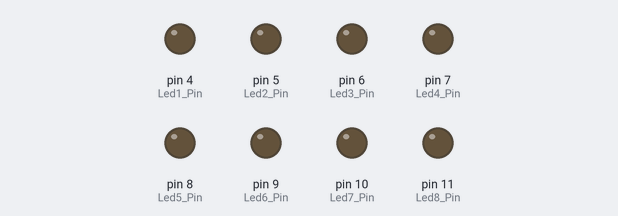
The sketch below on a simulated Arduino Uno, built with avr-gcc and run on an emulated ATmega328P. Parts: output pins drawn as LEDs (lit = HIGH).

Above: at 0.5 s.
At 2.5 s:
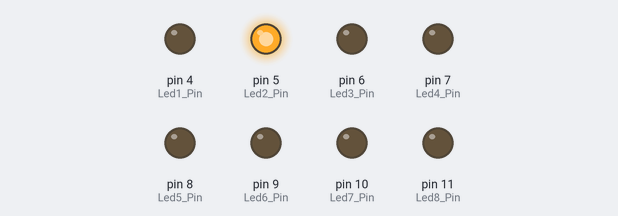
At 3.5 s:
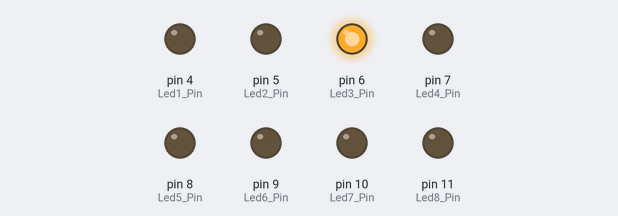
At 5.5 s:
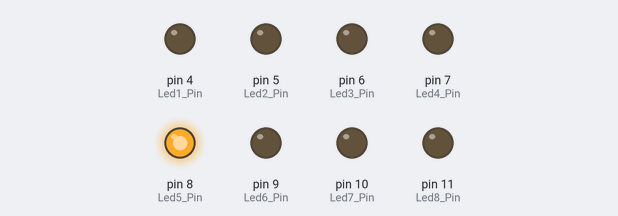
At 7.5 s:
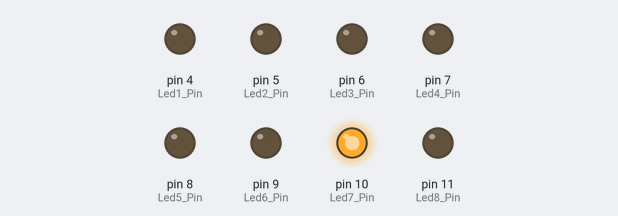
At 10.5 s:
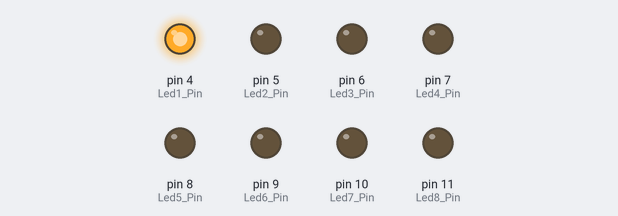
Timing chart, 0 to 11.7 s (numbered marks = the images above):
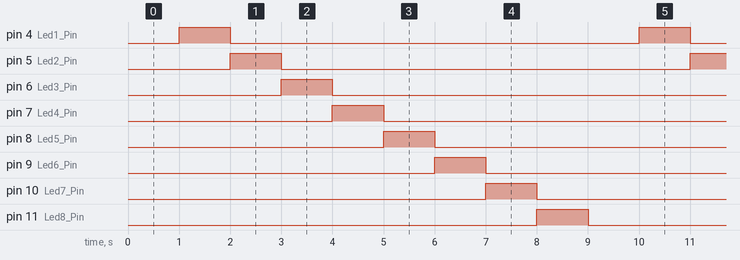

Measured:
- by itself, pin 4 (Led1_Pin), pin 5 (Led2_Pin), pin 6 (Led3_Pin), pin 7 (Led4_Pin), pin 8 (Led5_Pin), pin 9 (Led6_Pin), pin 10 (Led7_Pin), pin 11 (Led8_Pin): alternates HIGH for 1.0 s and LOW for 8.0 s
- by itself, everything shown: repeats every 9.0 s, in 9 steps

The sketch:

Water_light.ino
```cpp
#define Led1_Pin 4
#define Led2_Pin 5
#define Led3_Pin 6
#define Led4_Pin 7
#define Led5_Pin 8
#define Led6_Pin 9
#define Led7_Pin 10
#define Led8_Pin 11

// the setup function runs once when you press reset or power the board
void setup() {
  // initialize digital pin Blink_Led_Pin as an output.
  pinMode(Led1_Pin, OUTPUT);    //定義Blink_Led_Pin為輸出腳位
  pinMode(Led2_Pin, OUTPUT);    //定義Blink_Led_Pin為輸出腳位
  pinMode(Led3_Pin, OUTPUT);    //定義Blink_Led_Pin為輸出腳位
  pinMode(Led4_Pin, OUTPUT);    //定義Blink_Led_Pin為輸出腳位
  pinMode(Led5_Pin, OUTPUT);    //定義Blink_Led_Pin為輸出腳位
  pinMode(Led6_Pin, OUTPUT);    //定義Blink_Led_Pin為輸出腳位
  pinMode(Led7_Pin, OUTPUT);    //定義Blink_Led_Pin為輸出腳位
  pinMode(Led8_Pin, OUTPUT);    //定義Blink_Led_Pin為輸出腳位
  digitalWrite(Led1_Pin, LOW);    // 將腳位Blink_Led_Pin設定為低電位  turn the LED off by making the voltage LOW
  digitalWrite(Led2_Pin, LOW);    // 將腳位Blink_Led_Pin設定為低電位  turn the LED off by making the voltage LOW
  digitalWrite(Led3_Pin, LOW);    // 將腳位Blink_Led_Pin設定為低電位  turn the LED off by making the voltage LOW
  digitalWrite(Led4_Pin, LOW);    // 將腳位Blink_Led_Pin設定為低電位  turn the LED off by making the voltage LOW
  digitalWrite(Led5_Pin, LOW);    // 將腳位Blink_Led_Pin設定為低電位  turn the LED off by making the voltage LOW
  digitalWrite(Led6_Pin, LOW);    // 將腳位Blink_Led_Pin設定為低電位  turn the LED off by making the voltage LOW
  digitalWrite(Led7_Pin, LOW);    // 將腳位Blink_Led_Pin設定為低電位  turn the LED off by making the voltage LOW
  digitalWrite(Led8_Pin, LOW);    // 將腳位Blink_Led_Pin設定為低電位  turn the LED off by making the voltage LOW

}

// the loop function runs over and over again forever
void loop() {
  // Step 0
  digitalWrite(Led1_Pin, LOW);    // 將腳位Blink_Led_Pin設定為低電位  turn the LED off by making the voltage LOW
  digitalWrite(Led2_Pin, LOW);    // 將腳位Blink_Led_Pin設定為低電位  turn the LED off by making the voltage LOW
  digitalWrite(Led3_Pin, LOW);    // 將腳位Blink_Led_Pin設定為低電位  turn the LED off by making the voltage LOW
  digitalWrite(Led4_Pin, LOW);    // 將腳位Blink_Led_Pin設定為低電位  turn the LED off by making the voltage LOW
  digitalWrite(Led5_Pin, LOW);    // 將腳位Blink_Led_Pin設定為低電位  turn the LED off by making the voltage LOW
  digitalWrite(Led6_Pin, LOW);    // 將腳位Blink_Led_Pin設定為低電位  turn the LED off by making the voltage LOW
  digitalWrite(Led7_Pin, LOW);    // 將腳位Blink_Led_Pin設定為低電位  turn the LED off by making the voltage LOW
  digitalWrite(Led8_Pin, LOW);    // 將腳位Blink_Led_Pin設定為低電位  turn the LED off by making the voltage LOW
  delay(1000);              //休息1秒 wait for a second
  // Step 1
  digitalWrite(Led1_Pin, HIGH);    // 將腳位Blink_Led_Pin設定為低電位  turn the LED off by making the voltage LOW
  digitalWrite(Led2_Pin, LOW);    // 將腳位Blink_Led_Pin設定為低電位  turn the LED off by making the voltage LOW
  digitalWrite(Led3_Pin, LOW);    // 將腳位Blink_Led_Pin設定為低電位  turn the LED off by making the voltage LOW
  digitalWrite(Led4_Pin, LOW);    // 將腳位Blink_Led_Pin設定為低電位  turn the LED off by making the voltage LOW
  digitalWrite(Led5_Pin, LOW);    // 將腳位Blink_Led_Pin設定為低電位  turn the LED off by making the voltage LOW
  digitalWrite(Led6_Pin, LOW);    // 將腳位Blink_Led_Pin設定為低電位  turn the LED off by making the voltage LOW
  digitalWrite(Led7_Pin, LOW);    // 將腳位Blink_Led_Pin設定為低電位  turn the LED off by making the voltage LOW
  digitalWrite(Led8_Pin, LOW);    // 將腳位Blink_Led_Pin設定為低電位  turn the LED off by making the voltage LOW
  delay(1000);              //休息1秒 wait for a second
    // Step 2
  digitalWrite(Led1_Pin, LOW);    // 將腳位Blink_Led_Pin設定為低電位  turn the LED off by making the voltage LOW
  digitalWrite(Led2_Pin, HIGH);    // 將腳位Blink_Led_Pin設定為低電位  turn the LED off by making the voltage LOW
  digitalWrite(Led3_Pin, LOW);    // 將腳位Blink_Led_Pin設定為低電位  turn the LED off by making the voltage LOW
  digitalWrite(Led4_Pin, LOW);    // 將腳位Blink_Led_Pin設定為低電位  turn the LED off by making the voltage LOW
  digitalWrite(Led5_Pin, LOW);    // 將腳位Blink_Led_Pin設定為低電位  turn the LED off by making the voltage LOW
  digitalWrite(Led6_Pin, LOW);    // 將腳位Blink_Led_Pin設定為低電位  turn the LED off by making the voltage LOW
  digitalWrite(Led7_Pin, LOW);    // 將腳位Blink_Led_Pin設定為低電位  turn the LED off by making the voltage LOW
  digitalWrite(Led8_Pin, LOW);    // 將腳位Blink_Led_Pin設定為低電位  turn the LED off by making the voltage LOW
  delay(1000);              //休息1秒 wait for a second
    // Step 3
  digitalWrite(Led1_Pin, LOW);    // 將腳位Blink_Led_Pin設定為低電位  turn the LED off by making the voltage LOW
  digitalWrite(Led2_Pin, LOW);    // 將腳位Blink_Led_Pin設定為低電位  turn the LED off by making the voltage LOW
  digitalWrite(Led3_Pin, HIGH);    // 將腳位Blink_Led_Pin設定為低電位  turn the LED off by making the voltage LOW
  digitalWrite(Led4_Pin, LOW);    // 將腳位Blink_Led_Pin設定為低電位  turn the LED off by making the voltage LOW
  digitalWrite(Led5_Pin, LOW);    // 將腳位Blink_Led_Pin設定為低電位  turn the LED off by making the voltage LOW
  digitalWrite(Led6_Pin, LOW);    // 將腳位Blink_Led_Pin設定為低電位  turn the LED off by making the voltage LOW
  digitalWrite(Led7_Pin, LOW);    // 將腳位Blink_Led_Pin設定為低電位  turn the LED off by making the voltage LOW
  digitalWrite(Led8_Pin, LOW);    // 將腳位Blink_Led_Pin設定為低電位  turn the LED off by making the voltage LOW
  delay(1000);              //休息1秒 wait for a second
      // Step 4
  digitalWrite(Led1_Pin, LOW);    // 將腳位Blink_Led_Pin設定為低電位  turn the LED off by making the voltage LOW
  digitalWrite(Led2_Pin, LOW);    // 將腳位Blink_Led_Pin設定為低電位  turn the LED off by making the voltage LOW
  digitalWrite(Led3_Pin, LOW);    // 將腳位Blink_Led_Pin設定為低電位  turn the LED off by making the voltage LOW
  digitalWrite(Led4_Pin, HIGH);    // 將腳位Blink_Led_Pin設定為低電位  turn the LED off by making the voltage LOW
  digitalWrite(Led5_Pin, LOW);    // 將腳位Blink_Led_Pin設定為低電位  turn the LED off by making the voltage LOW
  digitalWrite(Led6_Pin, LOW);    // 將腳位Blink_Led_Pin設定為低電位  turn the LED off by making the voltage LOW
  digitalWrite(Led7_Pin, LOW);    // 將腳位Blink_Led_Pin設定為低電位  turn the LED off by making the voltage LOW
  digitalWrite(Led8_Pin, LOW);    // 將腳位Blink_Led_Pin設定為低電位  turn the LED off by making the voltage LOW
  delay(1000);              //休息1秒 wait for a second
    // Step 5
  digitalWrite(Led1_Pin, LOW);    // 將腳位Blink_Led_Pin設定為低電位  turn the LED off by making the voltage LOW
  digitalWrite(Led2_Pin, LOW);    // 將腳位Blink_Led_Pin設定為低電位  turn the LED off by making the voltage LOW
  digitalWrite(Led3_Pin, LOW);    // 將腳位Blink_Led_Pin設定為低電位  turn the LED off by making the voltage LOW
  digitalWrite(Led4_Pin, LOW);    // 將腳位Blink_Led_Pin設定為低電位  turn the LED off by making the voltage LOW
  digitalWrite(Led5_Pin, HIGH);    // 將腳位Blink_Led_Pin設定為低電位  turn the LED off by making the voltage LOW
  digitalWrite(Led6_Pin, LOW);    // 將腳位Blink_Led_Pin設定為低電位  turn the LED off by making the voltage LOW
  digitalWrite(Led7_Pin, LOW);    // 將腳位Blink_Led_Pin設定為低電位  turn the LED off by making the voltage LOW
  digitalWrite(Led8_Pin, LOW);    // 將腳位Blink_Led_Pin設定為低電位  turn the LED off by making the voltage LOW
  delay(1000);              //休息1秒 wait for a second
      // Step 6
  digitalWrite(Led1_Pin, LOW);    // 將腳位Blink_Led_Pin設定為低電位  turn the LED off by making the voltage LOW
  digitalWrite(Led2_Pin, LOW);    // 將腳位Blink_Led_Pin設定為低電位  turn the LED off by making the voltage LOW
  digitalWrite(Led3_Pin, LOW);    // 將腳位Blink_Led_Pin設定為低電位  turn the LED off by making the voltage LOW
  digitalWrite(Led4_Pin, LOW);    // 將腳位Blink_Led_Pin設定為低電位  turn the LED off by making the voltage LOW
  digitalWrite(Led5_Pin, LOW);    // 將腳位Blink_Led_Pin設定為低電位  turn the LED off by making the voltage LOW
  digitalWrite(Led6_Pin, HIGH);    // 將腳位Blink_Led_Pin設定為低電位  turn the LED off by making the voltage LOW
  digitalWrite(Led7_Pin, LOW);    // 將腳位Blink_Led_Pin設定為低電位  turn the LED off by making the voltage LOW
  digitalWrite(Led8_Pin, LOW);    // 將腳位Blink_Led_Pin設定為低電位  turn the LED off by making the voltage LOW
  delay(1000);              //休息1秒 wait for a second
      // Step 7
  digitalWrite(Led1_Pin, LOW);    // 將腳位Blink_Led_Pin設定為低電位  turn the LED off by making the voltage LOW
  digitalWrite(Led2_Pin, LOW);    // 將腳位Blink_Led_Pin設定為低電位  turn the LED off by making the voltage LOW
  digitalWrite(Led3_Pin, LOW);    // 將腳位Blink_Led_Pin設定為低電位  turn the LED off by making the voltage LOW
  digitalWrite(Led4_Pin, LOW);    // 將腳位Blink_Led_Pin設定為低電位  turn the LED off by making the voltage LOW
  digitalWrite(Led5_Pin, LOW);    // 將腳位Blink_Led_Pin設定為低電位  turn the LED off by making the voltage LOW
  digitalWrite(Led6_Pin, LOW);    // 將腳位Blink_Led_Pin設定為低電位  turn the LED off by making the voltage LOW
  digitalWrite(Led7_Pin, HIGH);    // 將腳位Blink_Led_Pin設定為低電位  turn the LED off by making the voltage LOW
  digitalWrite(Led8_Pin, LOW);    // 將腳位Blink_Led_Pin設定為低電位  turn the LED off by making the voltage LOW
  delay(1000);              //休息1秒 wait for a second
    // Step 8
  digitalWrite(Led1_Pin, LOW);    // 將腳位Blink_Led_Pin設定為低電位  turn the LED off by making the voltage LOW
  digitalWrite(Led2_Pin, LOW);    // 將腳位Blink_Led_Pin設定為低電位  turn the LED off by making the voltage LOW
  digitalWrite(Led3_Pin, LOW);    // 將腳位Blink_Led_Pin設定為低電位  turn the LED off by making the voltage LOW
  digitalWrite(Led4_Pin, LOW);    // 將腳位Blink_Led_Pin設定為低電位  turn the LED off by making the voltage LOW
  digitalWrite(Led5_Pin, LOW);    // 將腳位Blink_Led_Pin設定為低電位  turn the LED off by making the voltage LOW
  digitalWrite(Led6_Pin, LOW);    // 將腳位Blink_Led_Pin設定為低電位  turn the LED off by making the voltage LOW
  digitalWrite(Led7_Pin, LOW);    // 將腳位Blink_Led_Pin設定為低電位  turn the LED off by making the voltage LOW
  digitalWrite(Led8_Pin, HIGH);    // 將腳位Blink_Led_Pin設定為低電位  turn the LED off by making the voltage LOW
  delay(1000);              //休息1秒 wait for a second
}
```
